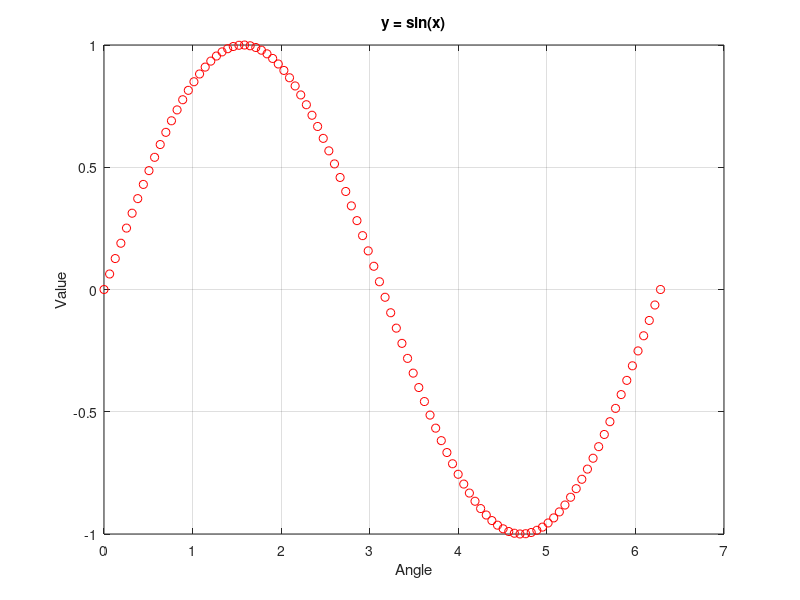
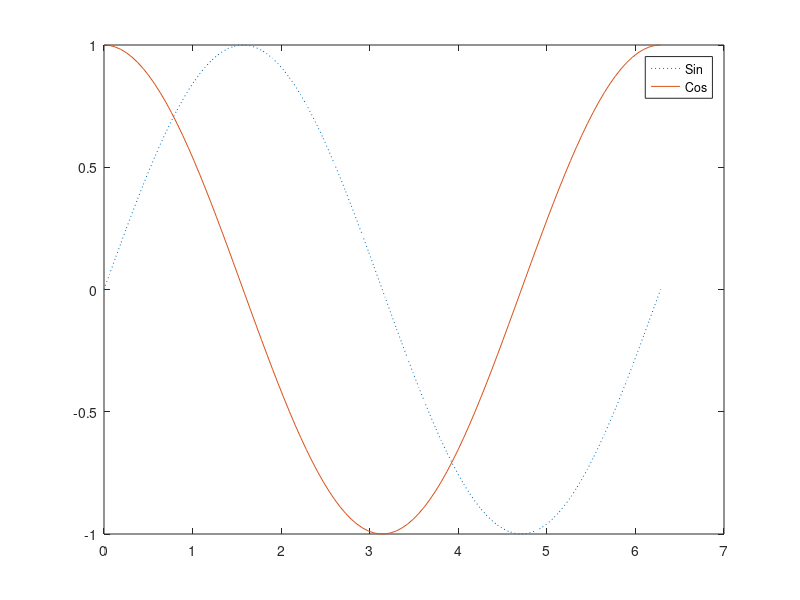
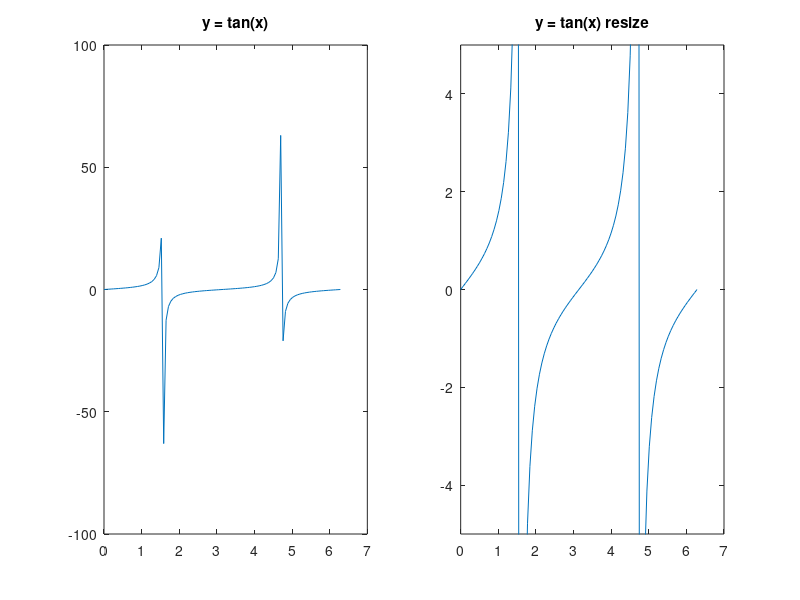

MATLAB code for these plots, in order:
% Plot
angles = [0 : pi/3 : 2*pi];
y = sin(angles);
h = plot(angles, y)

angles = linspace(0, 2*pi, 100);
y = sin(angles);
h = plot(angles, y, 'ro');
title('y = sin(x)');
xlabel('Angle');
ylabel('Value');
grid on;
saveas(h, 'plots/plot.png');




% Multiple 

hf = plot(angles, y, ':');
hold on;
plot(angles, cos(angles), '-')
legend('Sin', 'Cos');
saveas(hf, 'plots/sin_cos.png');
hold off;

% Figure
h = figure(1, 'Position', [0 0 1000 400]) % [x y w h]
subplot(1, 2, 1);
plot(angles, tan(angles));
title('y = tan(x)')
subplot(1, 2, 2);
plot(angles, tan(angles));
axis([0 7 -5 5]);
title('y = tan(x) resize');
saveas(h, 'plots/multiple.png');

